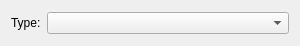
<?xml version="1.0" encoding="UTF-8"?>
<ui version="4.0">
 <class>BiologialSourceWidget</class>
 <widget class="QWidget" name="BiologialSourceWidget">
  <property name="geometry">
   <rect>
    <x>0</x>
    <y>0</y>
    <width>300</width>
    <height>46</height>
   </rect>
  </property>
  <property name="windowTitle">
   <string>Form</string>
  </property>
  <layout class="QGridLayout" name="gridLayout">
   <item row="0" column="0">
    <layout class="QHBoxLayout" name="horizontalLayout">
     <item>
      <widget class="QLabel" name="label">
       <property name="text">
        <string>Type:</string>
       </property>
       <property name="buddy">
        <cstring>bioSourceTypeComboBox</cstring>
       </property>
      </widget>
     </item>
     <item>
      <widget class="QComboBox" name="bioSourceTypeComboBox">
       <property name="sizePolicy">
        <sizepolicy hsizetype="MinimumExpanding" vsizetype="Fixed">
         <horstretch>0</horstretch>
         <verstretch>0</verstretch>
        </sizepolicy>
       </property>
      </widget>
     </item>
    </layout>
   </item>
  </layout>
 </widget>
 <resources/>
 <connections/>
</ui>
